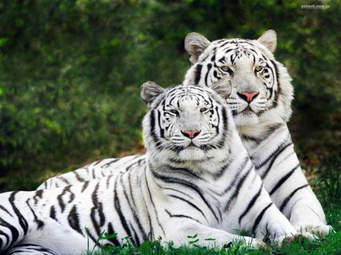
#> input picture ImageResize/Image_Translation/input.jpg, 341 x 255 px
$ jupyter execute Image_Translation.ipynb
#> lines starting #> are read from the running program, lines starting #| are printed output that depends on the picture
#Import Modules

[cell 1]
import cv2
import numpy as np
from google.colab.patches import cv2_imshow

#Load Image

[cell 2]
#image is loaded using cv2.imread() method,here flag is 1 ,specifies to load a color image.
'''
Syntax:
  cv2.imread(path,flag)
Parameters:
  path: string representing the path of the image to be read.
  flag: specifies the way in which image should be read.
'''
img=cv2.imread("input.jpg",1)
#> img is the input picture: shape (255, 341, 3); mean B, G, R 98.8, 112.9, 104.1
cv2_imshow(img)

#Apply Translation operation

[cell 3]
# To perform translation,cv2.wrapAffine() method is used.
'''
Syntax:
  cv2.warpAffine(src, M, dsize,dst,flags,borderMode,borderValue)
Parameters:
  src-input image.
  M-transformation matrix.
  dsize-the size of the output image.
  flags-combination of interpolation methods
  borderMode-border pixel mode
  borderValue- border fill value; by default it is 0, beacause border fill is black by default.
'''
height, width = img.shape[:2]
#> height = 255; width = 341
quarter_height, quarter_width = height / 4, width / 4
#> quarter_height = 63.75; quarter_width = 85.25
T = np.float32([[1, 0, quarter_width], [0, 1, quarter_height]])
#> T = [[1, 0, 85.25], [0, 1, 63.75]]
Translated = cv2.warpAffine(img, T, (width, height))
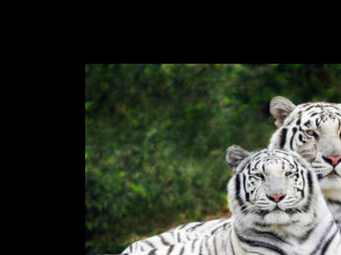
#> Translated: shape (255, 341, 3); mean B, G, R 45.4, 55.5, 50.4


$ run again, with ImageResize/Image_Translation/Translated.png saved as ImageResize/Image_Translation/input.jpg
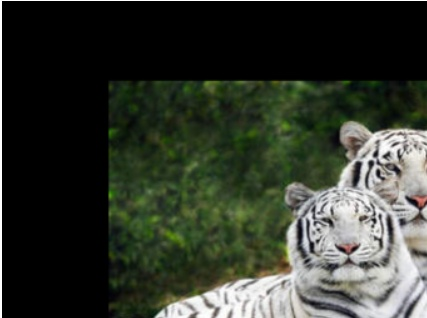
#> input picture ImageResize/Image_Translation/Translated.png, 427 x 318 px
#> img is the input picture: shape (318, 427, 3); mean B, G, R 46.2, 56.3, 51.2
#> `Translated = cv2.warpAffine(img, T, (width, height))`:
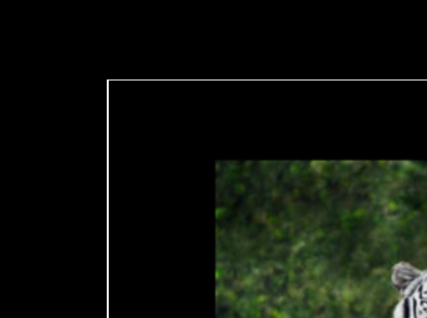
#> Translated: shape (318, 427, 3); mean B, G, R 10.6, 17.4, 13.3
